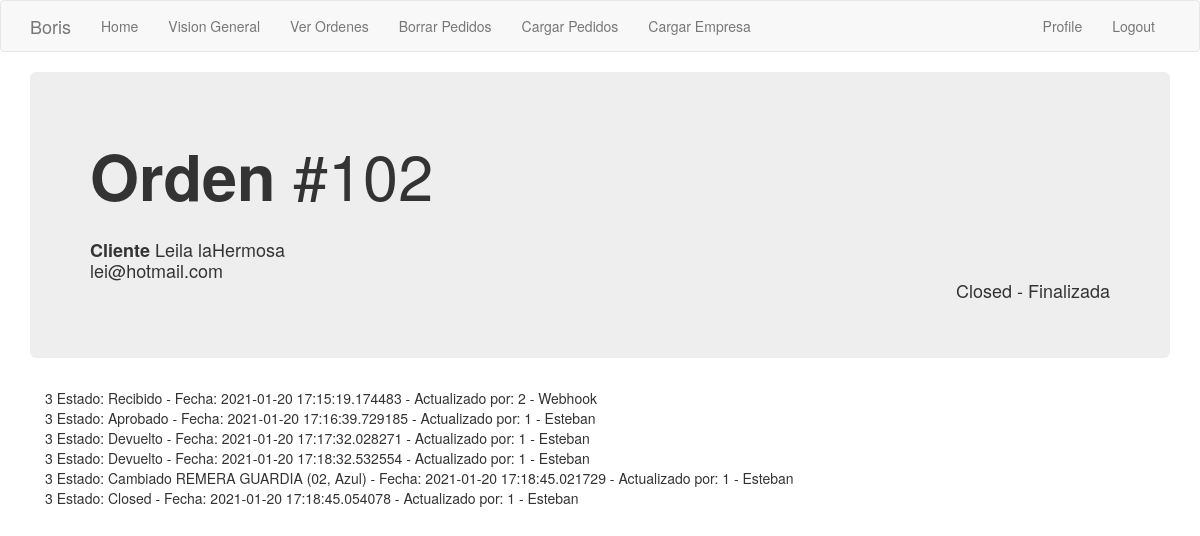
/historia_orden/3 (signed in), run on the app's committed database.
### app/models.py (models this page shows, shortened)
class Order_header(db.Model):
    id = db.Column(db.Integer, primary_key=True)
    order_number = db.Column(db.Integer, index=True)
    order_id_anterior = db.Column(db.Integer)
    creation_date = db.Column(db.String(35), index=True)
    last_update_date = db.Column(db.String(35))
    payment_method = db.Column(db.String(10))
    payment_card = db.Column(db.String(10))
    courier_order_id = db.Column(db.String(64), index=True)
    status = db.Column(db.String(15))
    sub_status = db.Column(db.String(15))
    customer_address = db.Column(db.String(64))
    customer_number = db.Column(db.String(10))
    customer_floor = db.Column(db.String(10))
    customer_zipcode = db.Column(db.String(8))
    customer_locality = db.Column(db.String(64))
    customer_city = db.Column(db.String(64))
    customer_province = db.Column(db.String(64))
    customer_country = db.Column(db.String(64))
    detalle = db.relationship('Order_detail', backref='productos', lazy='dynamic')
    transaction = db.relationship('Transaction_log', backref='transaccion', lazy='dynamic')
    customer_id = db.Column(db.Integer, db.ForeignKey('customer.id'))
    store = db.Column(db.Integer, db.ForeignKey('company.store_id'))

class Customer(db.Model):
    id = db.Column(db.Integer, primary_key=True)
    platform = db.Column(db.String(64), index=True)
    name = db.Column(db.String(64), index=True)
    email = db.Column(db.String(120), index=True, unique=True)
    phone = db.Column(db.String(15))
    orders = db.relationship('Order_header', backref='buyer', lazy='dynamic')

class Transaction_log(db.Model):
    id = db.Column(db.Integer, primary_key=True)
    sub_status = db.Column(db.String(15))
    fecha = db.Column(db.DateTime, default=datetime.utcnow)
    username = db.Column(db.String(64))
    order_id = db.Column(db.Integer, db.ForeignKey('order_header.id'))
    user_id = db.Column(db.Integer, db.ForeignKey('user.id'))

### app/main/routes.py (the view)
@bp.route('/historia_orden/<orden_id>', methods=['GET', 'POST'])
@login_required
def historia_orden(orden_id):
    orden = Order_header.query.filter_by(id=orden_id).first()
    historia = Transaction_log.query.filter_by(order_id=orden_id).all()
    return render_template('historia_orden.html', orden=orden, historia=historia, customer=orden.buyer)

### app/main/routes.py (called while the page is built)
@bp.before_app_request
def before_request():
    if current_user.is_authenticated:
        current_user.last_seen = datetime.utcnow()
        db.session.commit()

### app/models.py (called while the page is built)
@login.user_loader
def load_user(id):
    return User.query.get(int(id))

### app/templates/historia_orden.html
{% extends "base.html" %}
{% block app_content %}
    <div class='jumbotron'>
        <h1>
            <strong>Orden </strong>#{{orden.order_number}}
        </h1>
        <h4>
            <br> <strong> Cliente </strong>{{customer.name}}
            <br>         {{customer.email}}
            <div class="text-right"> {{orden.status}} - {{orden.sub_status}} </div>
        </h4>
    </div>
    <div class='container'>
        {% for i in historia %}
            {{i.order_id}}
            Estado: {{i.sub_status}} -
            Fecha: {{i.fecha}} -
            Actualizado por: {{i.user_id}} - {{i.username}}
            <br>
        {% endfor %}
    </div>
{% endblock %}

### data on the page
Order_header: order_number "102", status "Closed", sub_status "Finalizada"
Customer: name "Leila laHermosa", email "lei@hotmail.com"
Transaction_log: order_id "3", sub_status "Recibido", fecha "2021-01-20 17:15:19.174483", user_id "2", username "Webhook"
Transaction_log: order_id "3", sub_status "Aprobado", fecha "2021-01-20 17:16:39.729185", user_id "1", username "Esteban"
Transaction_log: order_id "3", sub_status "Devuelto", fecha "2021-01-20 17:17:32.028271", user_id "1", username "Esteban"
Transaction_log: order_id "3", sub_status "Devuelto", fecha "2021-01-20 17:18:32.532554", user_id "1", username "Esteban"
Transaction_log: order_id "3", sub_status "Cambiado REMERA GUARDIA (02, Azul)", fecha "2021-01-20 17:18:45.021729", user_id "1", username "Esteban"
Transaction_log: order_id "3", sub_status "Closed", fecha "2021-01-20 17:18:45.054078", user_id "1", username "Esteban"

### other printed values
{{ 'Logout' }} "Logout"
